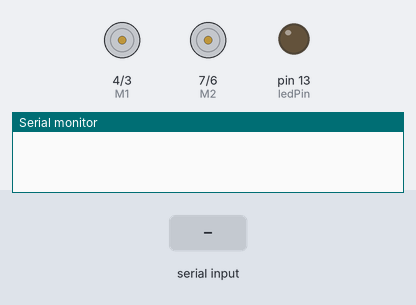
Bench run of a sketch on a simulated Arduino Uno, built with avr-gcc and run on an emulated ATmega328P. Parts: direction and speed pins drawn as motors (green arrow = direction pin HIGH = forward, orange = LOW = backward, longer = more drive), output pins drawn as LEDs (lit = HIGH), the last lines printed to the serial monitor. The inputs (shaded band) are chosen by the test bench.

Above: at 1.2 s.
1.3 s: "q" received over Serial
2.9 s: byte 55 ('7') received over Serial
At 3.5 s:
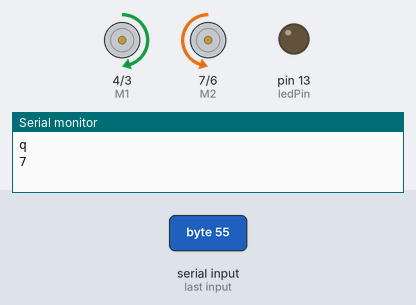
4.5 s: "w" received over Serial
At 5.7 s:
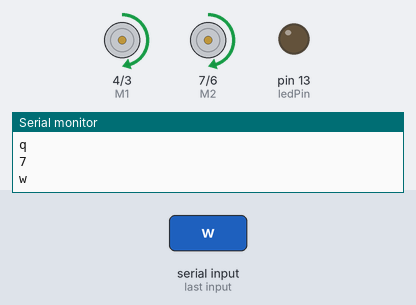
6.0 s: byte 51 ('3') received over Serial
At 7.0 s:
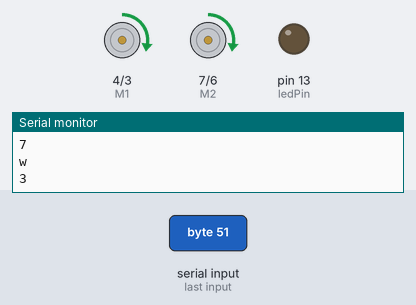
7.5 s: "e" received over Serial
At 8.2 s:
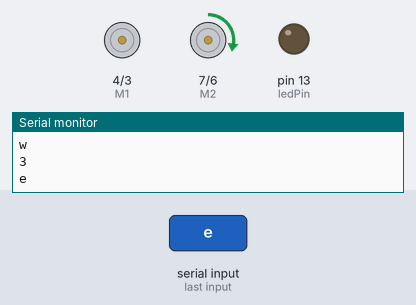
9.0 s: "a" received over Serial
At 9.4 s:
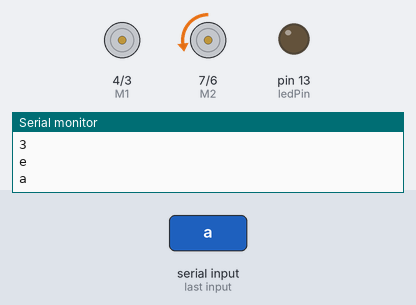
Timing chart, 0 to 11.5 s (numbered marks = the images above; inputs shaded):
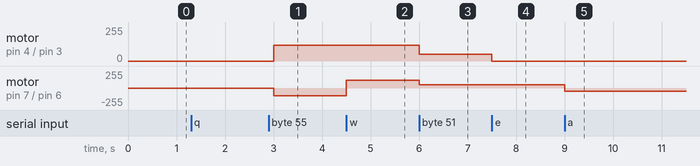

Measured:
- after the input at 2.9 s, motor on pin 4 (M1) / pin 3 (E1): stopped → forward 119/255 after 0.10 s; motor on pin 7 (M2) / pin 6 (E2): stopped → backward 119/255 after 0.10 s
- after the input at 4.5 s, motor on pin 7 (M2) / pin 6 (E2): backward 119/255 → forward 119/255 at once
- after the input at 6.0 s, motor on pin 4 (M1) / pin 3 (E1), motor on pin 7 (M2) / pin 6 (E2): forward 119/255 → forward 51/255 at once
- after the input at 7.5 s, motor on pin 4 (M1) / pin 3 (E1): forward 51/255 → stopped at once
- after the input at 9.0 s, motor on pin 7 (M2) / pin 6 (E2): forward 51/255 → backward 51/255 at once

The sketch:

sketch.ino
```cpp
/*
 Tank Control
 */

// ledPin
int ledPin = 13;

// Motor 1
int E1 = 3;  //PWMA
int M1 = 4;  //DIRA

// Motor 1
int E2 = 6;  //PWMB
int M2 = 7;  //DIRB

//the speed value changevalue from 0-255
// the motor should only take 3 - 6 volt
// the current 18650 x 2 will have Max to 8.4 volt
// limit to 6 / 8.4 * 255 = 182, use to MaxSpeed
// limit to 5 / 8.4 * 255 = 151, use to MaxSpeed
int MaxSpeed = 153;

int baudrate = 9600;

char inputValue;

int Speed = 0;              // the PWM to EN1 EN2

// the speed is from 0 to 9 control via main loop, 9 step
int stepSpeed = MaxSpeed/9;


//  changeSpeed
void changeSpeed(int goSpeed) {
    // full speed MaxSpeed, stop 0

    Speed = constrain(goSpeed, 0, MaxSpeed);

    analogWrite(E1, Speed);
    analogWrite(E2, Speed);
}

// Motor 1 forward
void M1Forward() {
    digitalWrite(M1,HIGH);
}
// Motor 2 forward
void M2Forward() {
    digitalWrite(M2,HIGH);
}
// Motor 1 backward
void M1Backward() {
    digitalWrite(M1,LOW);
}
// Motor 2 backward
void M2Backward() {
    digitalWrite(M2,LOW);
}

// Motor 1 Stop
void M1Stop() {
    analogWrite(E1, 0);
}
// Motor 2 Stop
void M2Stop() {
    analogWrite(E2, 0);
}


// the setup routine runs once when you press reset:
void setup() {
  // initialize the digital pin as an output.

  // ledPin
  pinMode(ledPin, OUTPUT);


  // Motor 1
  pinMode(M1, OUTPUT);
  pinMode(E1, OUTPUT);

  // Motor 2
  pinMode(M2, OUTPUT);
  pinMode(E2, OUTPUT);

  analogWrite(E1, 0);
  analogWrite(E2, 0);
  Serial.begin(baudrate);
  /*delay(6000);*/
}


// the loop routine runs over and over again forever:
void loop() {
    // reset ledPin

    if (Serial.available() > 0 ) {
        inputValue = Serial.read();

        Serial.println(inputValue);

        // Motor 1 is at right.
        // Motor 2 is at left.
        switch (inputValue) {
            /*case 'w':*/
                /*digitalWrite(ledPin,HIGH);    */
                /*break;*/
            /*case 's':*/
                /*digitalWrite(ledPin,LOW);    */
                /*break;*/

            case 'q':
                // North West, Forward Left
                M1Forward();
                M2Stop();
                break;
            case 'w':
                // North ; Forward
                M1Forward();
                M2Forward();
                break;
            case 'e':
                // North East, Forward Right
                M1Stop();
                M2Forward();
                break;
            case 'a':
                // West, Left
                M1Forward();
                M2Backward();
                break;
            case 's':
                // West, Backward
                M1Backward();
                M2Backward();
                break;
            case 'd':
                // East, Right
                M1Backward();
                M2Forward();
                break;
            case 'z':
                // South West, Backward Left
                M1Backward();
                M2Stop();
                break;
            case 'c':
                // South East, Backward Right
                M1Stop();
                M2Backward();
                break;

            // speed control
            case '9':
                changeSpeed(9*stepSpeed);
                break;
            case '8':
                changeSpeed(8*stepSpeed);
                break;
            case '7':
                changeSpeed(7*stepSpeed);
                break;
            case '6':
                changeSpeed(6*stepSpeed);
                break;
            case '5':
                changeSpeed(5*stepSpeed);
                break;
            case '4':
                changeSpeed(4*stepSpeed);
                break;
            case '3':
                changeSpeed(3*stepSpeed);
                break;
            case '2':
                changeSpeed(2*stepSpeed);
                break;
            case '1':
                changeSpeed(1*stepSpeed);
                break;
            case '0':
                changeSpeed(0);
                break;

            default:
                // Stop
                break;
        }

        /*Serial.println(inputValue, DEC );*/
        /*Serial.println(inputValue, HEX );*/
        /*Serial.println(inputValue, OCT );*/
        /*Serial.println(inputValue, BIN );*/
    }

    // make this change to action
    delay(100);

    //******************************************
    // Motor test code
    /*changeSpeed(0);*/
    /*delay(3000);*/
    /*changeSpeed(0.5);*/
    /*M1Forward();*/
    /*M2Forward();*/
    /*delay(1000);*/
    /*M1Backward();*/
    /*M2Backward();*/
    /*delay(1000);*/
    //******************************************

}
```
